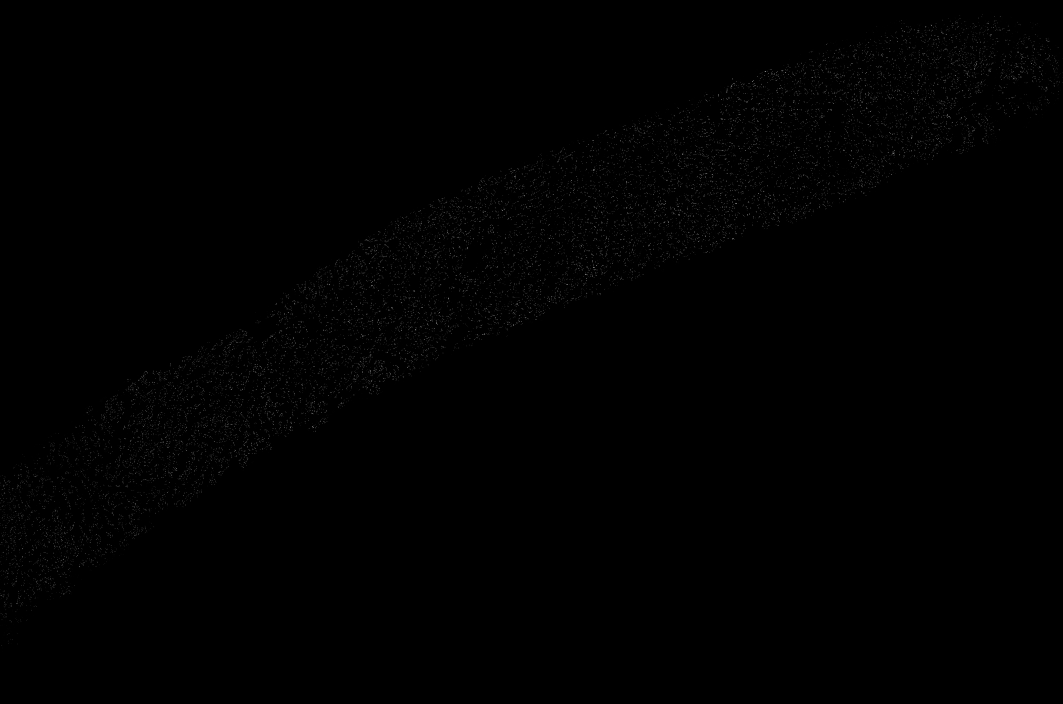
#> input picture example_data/Nuclei_channel_8.tif, 1063 x 704 px, found by its file name
$ python generate_pyramid.py --src ../../example_data/Nuclei_channel_8.tif   (older library calls are emulated)
#> lines starting #> are read from the running program, lines starting #| are printed output that depends on the picture
#!/usr/bin/env python3
"""
FluoroView v3.2 — build the REAL multiplex scan's viewer assets from the
FULL-RESOLUTION source files (NOT the 8x-downsampled proxies in example_data/).

It emits, into web/public/data/multiplex/ :

  scan.ome.tif        pyramidal, tiled, 5-channel OME-TIFF (8-bit) for Viv
                      -> zoom streams tiles per LOD, revealing real detail.
  boundaries.bin      packed per-cell VECTOR contour polygons (full-res mask)
                      -> razor-sharp outlines at any zoom (no raster upscaling).
  boundaries.meta.json  { width, height, count, bytesPerCoord, ... }
  cells.json          full-res cell centroids + area + per-channel mean intensity
  scan.meta.json      image size, #levels, per-channel color + contrast defaults

The full-res originals live OUTSIDE this repo (they are ~95 MB each). Point the
script at them with --src or $FLUOROVIEW_SRC; it also probes a few known paths.

    python web/scripts/generate_pyramid.py --src /path/to/example [--bits 8|16]

Regenerate at 16-bit for maximum intensity fidelity (bigger file) with --bits 16.
Everything is deterministic; re-running overwrites the committed assets.
"""
from __future__ import annotations
import argparse, json, os, struct, sys, time
import numpy as np

# --- channel panel: order + display color MUST match web/src/lib/datasets.ts ---
CHANNELS = [
    ("Nuclei",           "Nuclei_channel_8.tif",           "#0050ff"),
    ("Membrane",         "Membrane_channel_25.tif",        "#ff00ff"),
    ("ECM",              "ECM_16.tif",                     "#00dc5a"),
    ("Cytoplasm",        "Cytoplasm_channel_18.tif",       "#00dcff"),
    ("Nuclear membrane", "Nuclear_membrane_channel_20.tif","#ffbf00"),
]
MASK_NAMES = ["BEMS340264_Scene-002_cell_mask.ome.tiff",
              "BEMS340264_Scene-002_cell_mask.tif"]

PROBE_DIRS = [
    os.environ.get("FLUOROVIEW_SRC", ""),
    "/Users/Arvin/Documents/GitHub/FluoroView/example",
    "/Users/Arvin/Downloads/Grants/Fluroview/example",
]


def find_src(cli_src: str | None) -> str:
#> called with cli_src = '../../example_data/Nuclei_channel_8.tif'
    cands = ([cli_src] if cli_src else []) + PROBE_DIRS
    for d in cands:
        if d and os.path.isfile(os.path.join(d, CHANNELS[0][1])):
            return d
    sys.exit("ERROR: could not locate full-res source dir. Pass --src /path/to/example "
             "(must contain %s and the cell_mask)." % CHANNELS[0][1])


def to_uint8(a: np.ndarray, lo: float, hi: float) -> np.ndarray:
    if hi <= lo:
        hi = lo + 1.0
    out = (a.astype(np.float32) - lo) / (hi - lo)
    return np.clip(out * 255.0, 0, 255).astype(np.uint8)


def build_levels(base: np.ndarray, min_side: int = 512):
    """base: (C, Y, X). Return list of (C,Y,X) arrays halving each step (INTER_AREA)."""
    import cv2
    levels = [base]
    cur = base
    while max(cur.shape[1], cur.shape[2]) > min_side:
        c, h, w = cur.shape
        nh, nw = max(1, h // 2), max(1, w // 2)
        nxt = np.empty((c, nh, nw), dtype=cur.dtype)
        for ci in range(c):
            nxt[ci] = cv2.resize(cur[ci], (nw, nh), interpolation=cv2.INTER_AREA)
        levels.append(nxt)
        cur = nxt
    return levels


def write_ome_tiff(path: str, levels, names, bits: int):
    import tifffile
    dtype_ok = levels[0].dtype
    opts = dict(photometric="minisblack", tile=(512, 512),
                compression="adobe_deflate", predictor=True)
    # bioformats2raw-style pyramid: base holds N-1 SubIFDs, each subsequent
    # write (subfiletype=1) is the next reduced-resolution level. Viv reads it.
    with tifffile.TiffWriter(path, ome=True, bigtiff=False) as tif:
        tif.write(levels[0], subifds=len(levels) - 1,
                  metadata={"axes": "CYX", "Channel": {"Name": names}}, **opts)
        for lvl in levels[1:]:
            tif.write(lvl, subfiletype=1, **opts)
    return dtype_ok


def extract_boundaries(mask: np.ndarray, eps: float = 0.75):
    """Return (records, count). records: list of (id, np.int-array Nx2 [x,y] full-res px)."""
    import cv2
    from scipy import ndimage as ndi
    objs = ndi.find_objects(mask)
    recs = []
    for i, sl in enumerate(objs):
        if sl is None:
            continue
        lab = i + 1
        y0, x0 = sl[0].start, sl[1].start
        sub = (mask[sl] == lab).astype(np.uint8)
        # pad 1px so cells touching the bbox edge still close
        sub = np.pad(sub, 1)
        cs, _ = cv2.findContours(sub, cv2.RETR_EXTERNAL, cv2.CHAIN_APPROX_SIMPLE)
        if not cs:
            continue
        cnt = max(cs, key=cv2.contourArea)
        if len(cnt) >= 4:
            cnt = cv2.approxPolyDP(cnt, eps, True)
        pts = cnt.reshape(-1, 2).astype(np.float64)
        # undo pad, offset to full-res, center on pixel (+0.5)
        pts[:, 0] += (x0 - 1 + 0.5)
        pts[:, 1] += (y0 - 1 + 0.5)
        if len(pts) < 3:
            continue
        recs.append((lab, np.clip(np.round(pts), 0, 65535).astype(np.uint16)))
    return recs


def pack_boundaries(recs, path: str):
    """Compact binary: [u32 count] then per cell [u32 id][u16 npts][npts*(u16 x,u16 y)]."""
    with open(path, "wb") as f:
        f.write(struct.pack("<I", len(recs)))
        for lab, pts in recs:
            f.write(struct.pack("<IH", lab, len(pts)))
            f.write(pts.astype("<u2").tobytes())
    return os.path.getsize(path)


def main():
    ap = argparse.ArgumentParser()
    ap.add_argument("--src", default=None, help="dir with full-res channel TIFFs + mask")
    ap.add_argument("--out", default=None, help="output data dir (default web/public/data/multiplex)")
    ap.add_argument("--bits", type=int, default=8, choices=(8, 16), help="OME-TIFF bit depth")
    ap.add_argument("--eps", type=float, default=0.75, help="contour simplify tolerance (px)")
    args = ap.parse_args()

    import tifffile, cv2  # noqa: F401  (fail early if missing)

    src = find_src(args.src)
    here = os.path.dirname(os.path.abspath(__file__))
    out = args.out or os.path.normpath(os.path.join(here, "..", "public", "data", "multiplex"))
    os.makedirs(out, exist_ok=True)
    print(f"SRC = {src}\nOUT = {out}\nbits = {args.bits}")

    # ---- 1. channels -> 8/16-bit stack + per-channel contrast defaults ----
    names = [c[0] for c in CHANNELS]
    colors = [c[2] for c in CHANNELS]
    stack = None
    chan_meta = []
    t0 = time.time()
    for idx, (name, fname, color) in enumerate(CHANNELS):
        fp = os.path.join(src, fname)
        if not os.path.isfile(fp):
            sys.exit(f"ERROR: missing channel file {fp}")
        a = tifffile.imread(fp)
#> a is the input picture: shape (704, 1063) uint16; min 0, max 34895, mean 203.9
        if a.ndim != 2:
            a = np.asarray(a).reshape(a.shape[-2], a.shape[-1])
        if stack is None:
            H, W = a.shape
            stack = np.empty((len(CHANNELS), H, W),
                             dtype=(np.uint8 if args.bits == 8 else np.uint16))
        lo, hi = np.percentile(a, [1.0, 99.8])
#> lo = 0; hi = 11944.6
        if args.bits == 8:
            stack[idx] = to_uint8(a, lo, hi)
#> in to_uint8, `return np.clip(out * 255.0, 0, 255).astype(np.uint8)`:
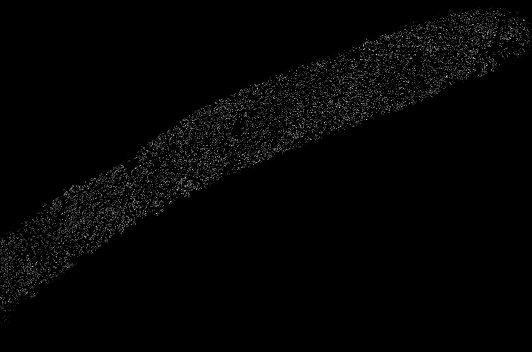
#> returned value: shape (704, 1063) (shown at 1/2 size); min 0, max 255, mean 4.2
            # good default window in 8-bit space (brighten sparse signal a touch)
            hi8 = float(np.percentile(stack[idx][stack[idx] > 0], 99.0)) if (stack[idx] > 0).any() else 255.0
            chan_meta.append({"name": name, "color": color,
                              "domain": [0, 255],
                              "contrastLimits": [0, max(24.0, min(255.0, hi8))]})
        else:
            stack[idx] = np.clip(a, 0, 65535).astype(np.uint16)
            chan_meta.append({"name": name, "color": color,
                              "domain": [0, 65535],
                              "contrastLimits": [float(lo), float(hi)]})
        print(f"  ch{idx} {name:18s} p1/p99.8=({lo:.0f},{hi:.0f})")
#|   ch0 Nuclei             p1/p99.8=(0,11945)
#> pass 2 of the loop in main, `for idx, (name, fname, color) in enumerate(CHANNELS):`:
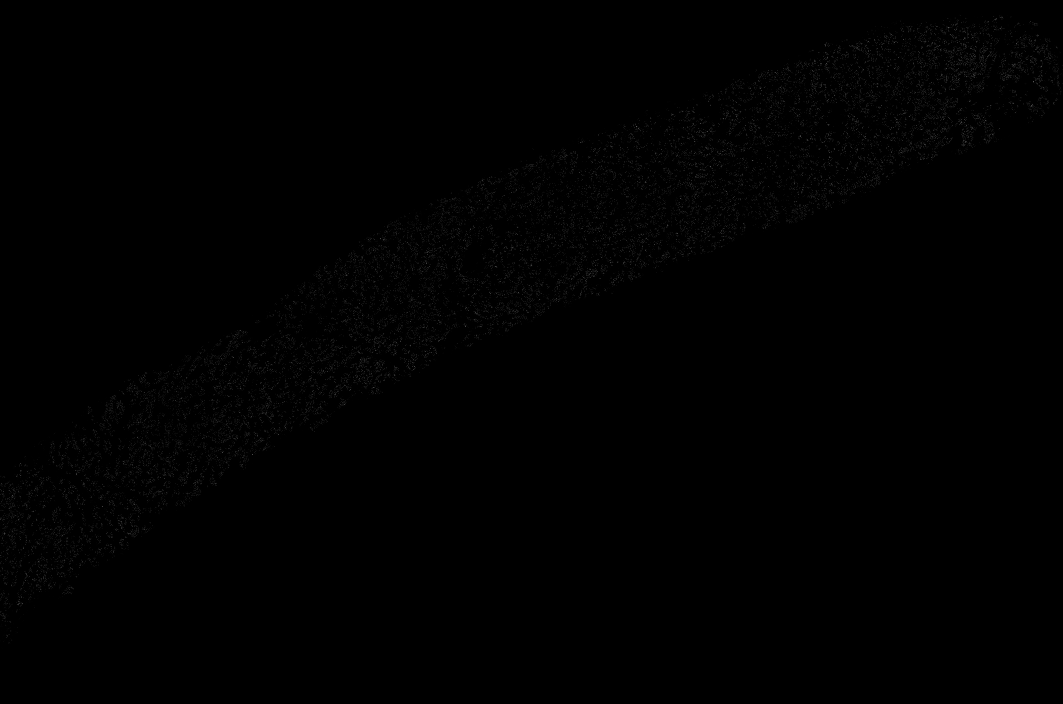
#> input picture example_data/Membrane_channel_25.tif, 1063 x 704 px, found by its file name
#> in main, a is the input picture: shape (704, 1063) uint16; min 0, max 23280, mean 184
#> hi = 8431.6
#> in to_uint8 (call 2), `return np.clip(out * 255.0, 0, 255).astype(np.uint8)`:
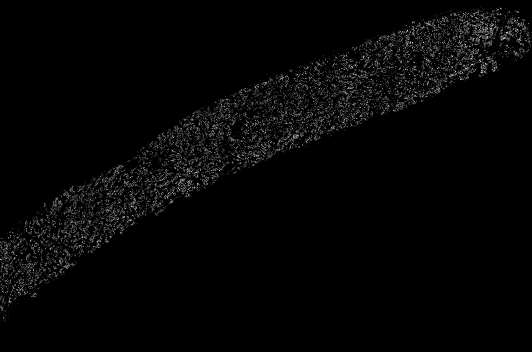
#> returned value: shape (704, 1063) (shown at 1/2 size); min 0, max 255, mean 5.4
#|   ch1 Membrane           p1/p99.8=(0,8432)
#> pass 3 of the loop in main, `for idx, (name, fname, color) in enumerate(CHANNELS):`:
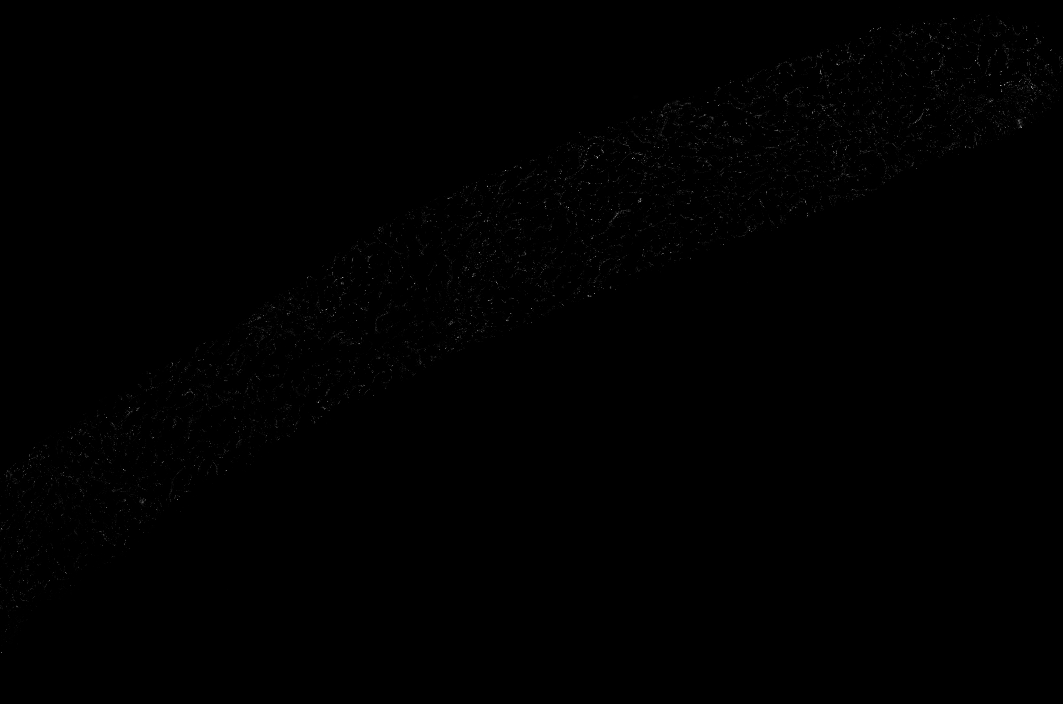
#> input picture example_data/ECM_16.tif, 1063 x 704 px, found by its file name
#> in main, a is the input picture: shape (704, 1063) uint16; min 0, max 50915, mean 136.9
#> hi = 10347.6
#> in to_uint8 (call 3), `return np.clip(out * 255.0, 0, 255).astype(np.uint8)`:
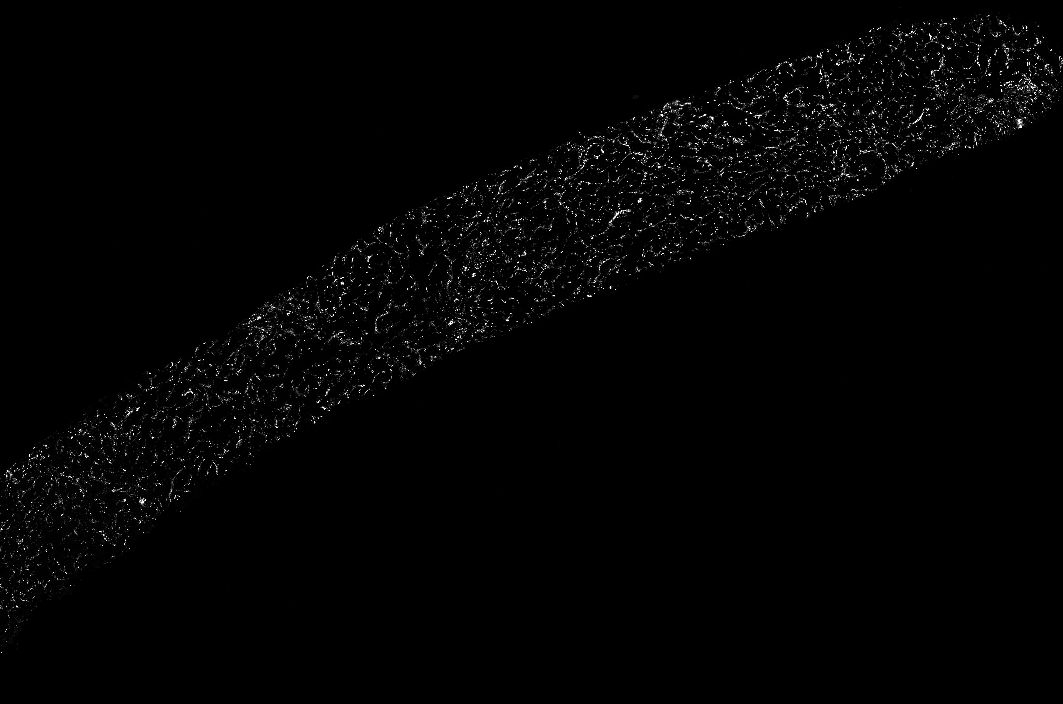
#> returned value: shape (704, 1063); min 0, max 255, mean 2.9
#|   ch2 ECM                p1/p99.8=(0,10348)
#> the loop made 5 passes; the first 3 are shown
    print(f"channels loaded in {time.time()-t0:.1f}s  size={W}x{H}")

    # ---- 2. pyramid + OME-TIFF ----
    t0 = time.time()
    levels = build_levels(stack, min_side=512)
    print(f"pyramid: {len(levels)} levels -> " + ", ".join(f"{l.shape[2]}x{l.shape[1]}" for l in levels))
#| pyramid: 3 levels -> 1063x704, 531x352, 265x176
    ome_path = os.path.join(out, "scan.ome.tif")
    write_ome_tiff(ome_path, levels, names, args.bits)
    print(f"wrote {ome_path}  ({os.path.getsize(ome_path)/1e6:.1f} MB) in {time.time()-t0:.1f}s")

    # ---- 2b. small per-channel preview PNGs (8-bit) for ROI-crop export/maps ----
    # (Viv renders the real image; these bounded arrays back the CPU ROI compositor
    #  and keep memory tiny — full-res per-channel arrays would be ~240 MB.)
    from PIL import Image
    prev = next((lv for lv in levels if max(lv.shape[1], lv.shape[2]) <= 2200), levels[-1])
    pv_stack = prev if prev.dtype == np.uint8 else (prev >> 8).astype(np.uint8)
    pW, pH = pv_stack.shape[2], pv_stack.shape[1]
    slug = lambda n: n.lower().replace(" ", "_")
    for ci, (name, _f, _c) in enumerate(CHANNELS):
        Image.fromarray(pv_stack[ci]).save(os.path.join(out, f"{slug(name)}.png"))
    print(f"preview PNGs: {pW}x{pH} (scale {pW / W:.4f})")
#| preview PNGs: 1063x704 (scale 1.0000)

    # ---- 3. mask -> vector boundaries + cells ----
    mp = next((os.path.join(src, m) for m in MASK_NAMES if os.path.isfile(os.path.join(src, m))), None)
    if not mp:
        sys.exit("ERROR: cell mask not found in src")
    mask = tifffile.imread(mp)
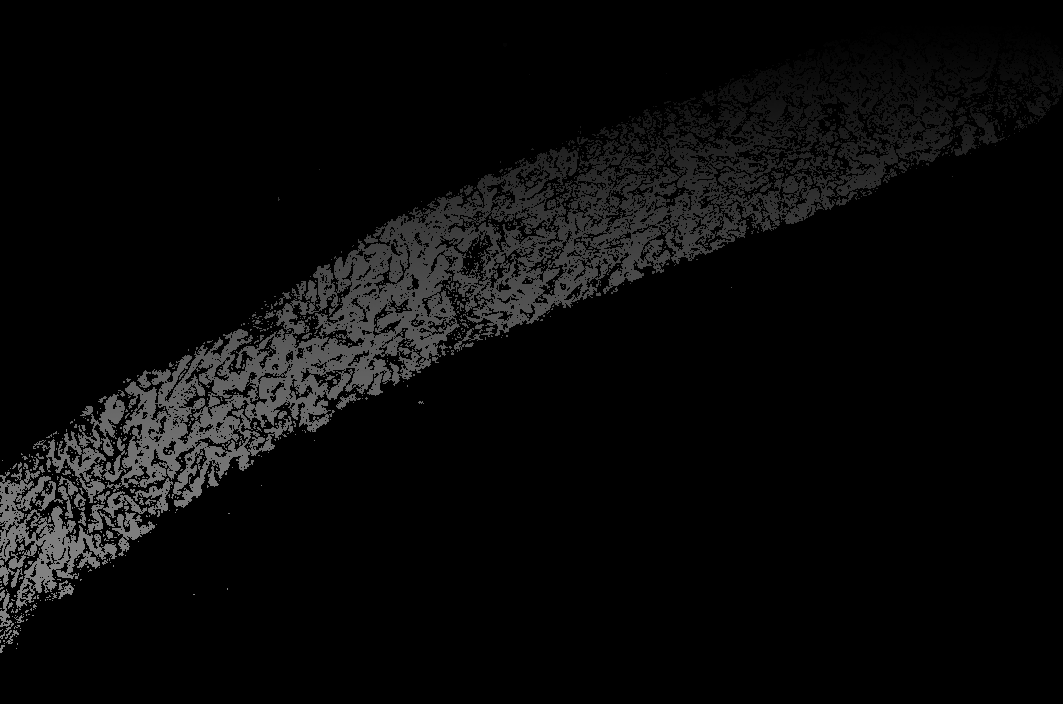
#> input picture example_data/BEMS340264_Scene-002_cell_mask.tif, 1063 x 704 px, found by its file name
#> mask is the input picture: shape (704, 1063) uint16; min 0, max 33850, mean 2365.8
    if mask.ndim != 2:
        mask = np.asarray(mask).reshape(mask.shape[-2], mask.shape[-1])
    assert mask.shape == (H, W), f"mask {mask.shape} != image {(H, W)}"

    t0 = time.time()
    recs = extract_boundaries(mask, eps=args.eps)
#> in extract_boundaries, `objs = ndi.find_objects(mask)`: objs = 33850 items
#> the loop in extract_boundaries, `for i, sl in enumerate(objs):` made 33850 passes
#> (y0, x0, sub, cs) on passes 26, 30, 35, 41: (15, 976, [[0, 1, 1], [1, 1, 1]], [[[2, 1], [1, 2], [3, 2], [3, 1]]]), (15, 983, [[1, 1], [1, 1], [1, 0]], [[[1, 1], [1, 3], [2, 2], [2, 1]]]), (16, 980, [[1, 1, 1], [0, 1, 1]], [[[1, 1], [2, 2], [3, 2], [3, 1]]]), (16, 990, [[0, 1, 1], [1, 1, 0]], [[[2, 1], [1, 2], [2, 2], [3, 1]]])
#> after the loop in extract_boundaries, `for i, sl in enumerate(objs):`: recs = 14099 items
#> recs = 14099 items
    bpath = os.path.join(out, "boundaries.bin")
    bsize = pack_boundaries(recs, bpath)
#> the loop in pack_boundaries, `for lab, pts in recs:` made 14099 passes
#> (lab, pts) on passes 1 to 3: (9, [[978, 14], [978, 14], [978, 14]]), (11, [[986, 14], [984, 14], [986, 14]]), (20, [[1008, 14], [1008, 16], [1010, 16]])
#> bsize = 258762
    print(f"boundaries: {len(recs)} cells, {bsize/1e6:.2f} MB in {time.time()-t0:.1f}s")
    with open(os.path.join(out, "boundaries.meta.json"), "w") as f:
        json.dump({"width": W, "height": H, "count": len(recs),
                   "format": "u32 count; per cell: u32 id, u16 npts, npts*(u16 x,u16 y)"}, f)

    # ---- 4. cells.json (full-res centroid + area + per-channel mean intensity) ----
    from scipy import ndimage as ndi
    t0 = time.time()
    lab_ids = np.arange(1, int(mask.max()) + 1)
    ones = np.ones_like(mask, dtype=np.float32)
#> ones: shape (704, 1063) float32; every value is 1
    areas = ndi.sum(ones, mask, lab_ids)
    centroids = ndi.center_of_mass(ones, mask, lab_ids)
#> centroids = 33850 items
    # per-channel mean over each label (use 8-bit stack normalized 0..1)
    means = []
    for ci in range(len(CHANNELS)):
        img = stack[ci].astype(np.float32)
        m = ndi.mean(img, mask, lab_ids)
        means.append(m)
#> this loop made 5 passes
#> pass 2, in main, `img = stack[ci].astype(np.float32)`:
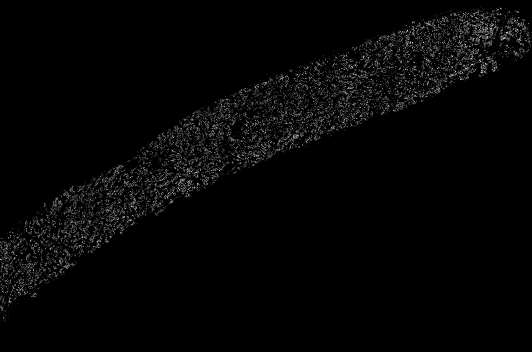
#> img: shape (704, 1063) float32 (shown at 1/2 size); min 0, max 255, mean 5.4
#> pass 3, in main, `img = stack[ci].astype(np.float32)`:
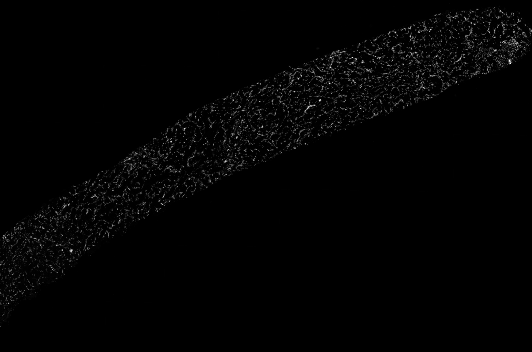
#> img: shape (704, 1063) float32 (shown at 1/2 size); min 0, max 255, mean 2.9
#> after the loop:
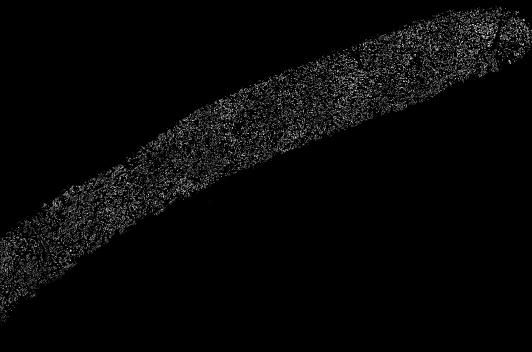
#> img: shape (704, 1063) float32 (shown at 1/2 size); min 0, max 255, mean 7.3
#> after the loop, means = 5 items
    cells = []
    for k, lab in enumerate(lab_ids):
        a = float(areas[k])
        if a <= 0:
            continue
        cy, cx = centroids[k]
        markers = [round(float(means[ci][k]) / (255.0 if args.bits == 8 else 65535.0), 4)
                   for ci in range(len(CHANNELS))]
        cells.append({"id": int(lab), "x": round(float(cx), 1), "y": round(float(cy), 1),
                      "area": int(a), "markers": markers})
#> this loop made 33850 passes
#> (a, cy, cx, markers) on passes 2 to 4: (4, 11.5, 990.5, [0.0157, 0.0157, 0.0108, 0.0127, 0.102]), (1, 11, 1002, [0.0039, 0, 0, 0.0078, 0.0039]), (2, 12, 992.5, [0.0157, 0.0157, 0.0176, 0.0784, 0.271])
    with open(os.path.join(out, "cells.json"), "w") as f:
        json.dump(cells, f)
    print(f"cells.json: {len(cells)} cells in {time.time()-t0:.1f}s")

    # ---- 5. scan.meta.json ----
    meta = {
        "width": W, "height": H, "levels": len(levels), "bits": args.bits,
        "tile": 512, "pixelSizeUm": None, "channels": chan_meta,
        "previewWidth": pW, "previewHeight": pH, "previewScale": round(pW / W, 6),
        "image": "scan.ome.tif", "boundaries": "boundaries.bin",
        "source": os.path.basename(src),
    }
    with open(os.path.join(out, "scan.meta.json"), "w") as f:
        json.dump(meta, f, indent=2)
    print("wrote scan.meta.json")
    print("DONE.")


if __name__ == "__main__":
    main()
